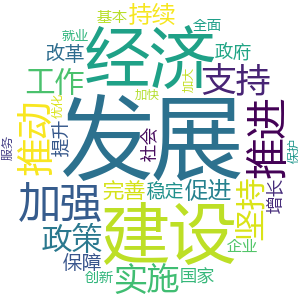

This figure's Python source:
import wordcloud
import jieba
import numpy as np

with open("pythonProject\class_8\gov_reporter.txt", "r", encoding="utf-8") as file:
    txt = file.read()

x, y = np.ogrid[:300, :300]
mk = (x - 150)**2 + (y - 150)**2 > 150**2
mk = 255 * mk.astype(int)

excludes = ['的', '和', '等', '大', '对', '要', '了', '在', '以上']

c = wordcloud.WordCloud(
    font_path="msyh.ttc", 
    mask=mk, 
    stopwords=excludes, 
    min_font_size=12, 
    background_color='white'
    )

c.generate(" ".join(jieba.lcut(txt)))
c.to_file("gov_reporter.png")
